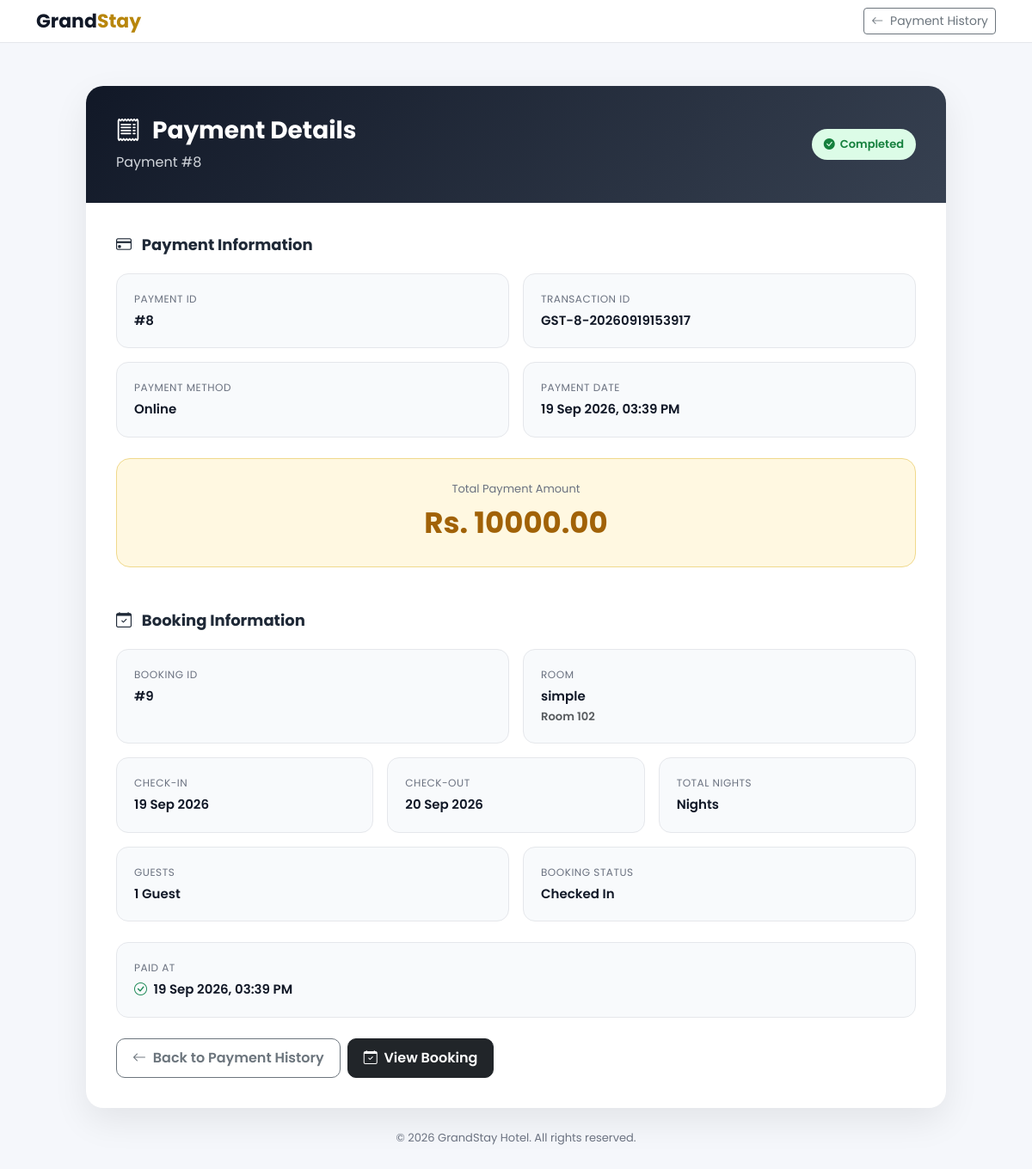
The page /payments/8/ (signed in) on the database as committed earlier.
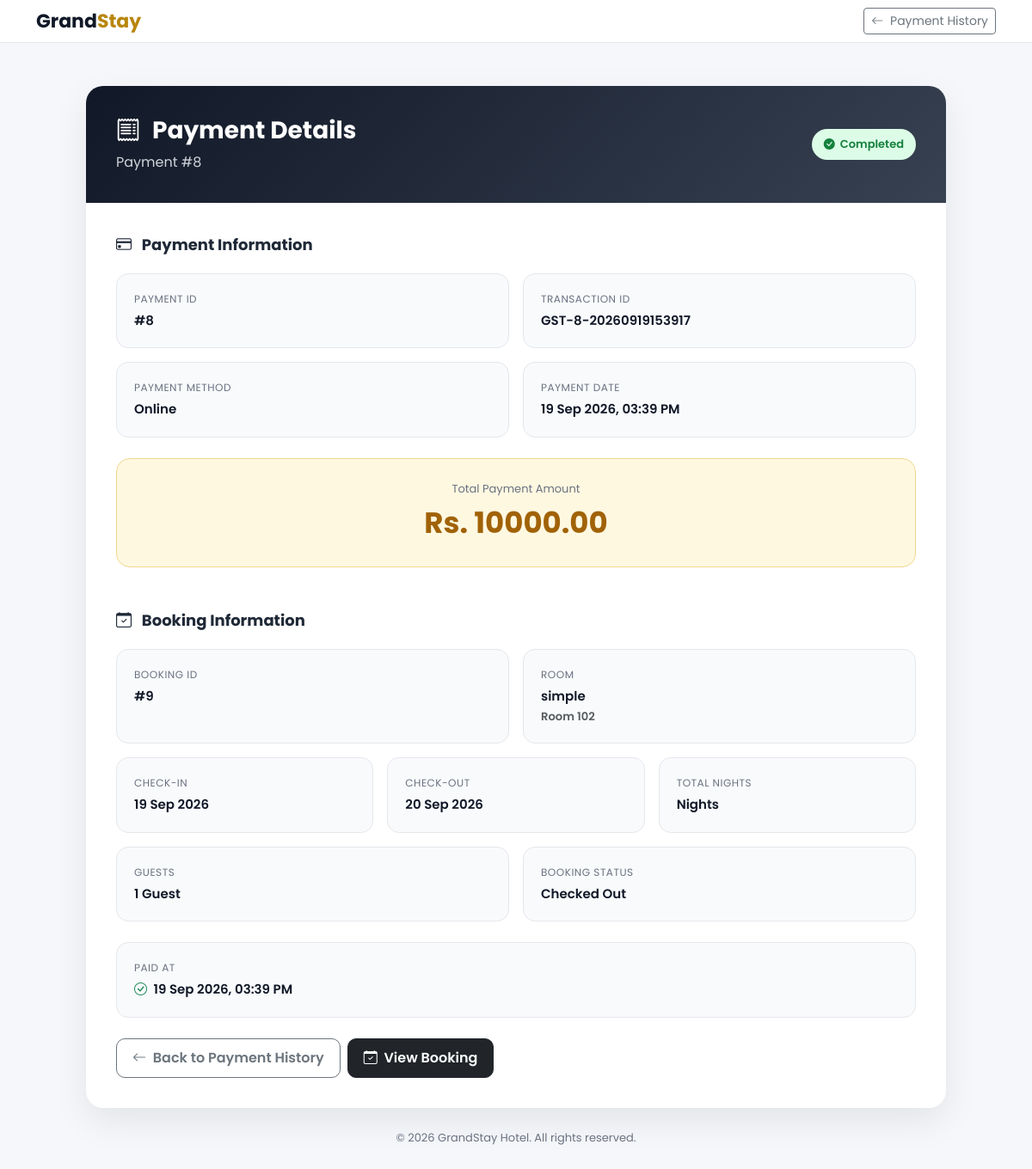
The same page on the database as committed later.
### payments/models.py (models this page shows, shortened)
class Payment(models.Model):
    METHOD_CHOICES = [
        ('cash', 'Cash'),
        ('card', 'Card'),
        ('online', 'Online'),
    ]
    STATUS_CHOICES = [
        ('pending', 'Pending'),
        ('completed', 'Completed'),
        ('failed', 'Failed'),
        ('refunded', 'Refunded'),
    ]
    booking = models.OneToOneField(
        Booking,
        on_delete=models.CASCADE,
        related_name='payment'
    )
    amount = models.DecimalField(
        max_digits=10,
        decimal_places=2
    )
    method = models.CharField(
        max_length=20,
        choices=METHOD_CHOICES
    )
    status = models.CharField(
        max_length=20,
        choices=STATUS_CHOICES,
        default='pending'
    )
    transaction_id = models.CharField(
        max_length=200,
        blank=True,
        null=True
    )
    paid_at = models.DateTimeField(
        blank=True,
        null=True
    )
    created_at = models.DateTimeField(
        auto_now_add=True
    )

### bookings/models.py (models this page shows, shortened)
class Booking(models.Model):
    STATUS_CHOICES = [
        ('pending', 'Pending'),
        ('confirmed', 'Confirmed'),
        ('checked_in', 'Checked In'),
        ('checked_out', 'Checked Out'),
        ('cancelled', 'Cancelled'),
    ]
    PAYMENT_STATUS_CHOICES = [
        ('pending', 'Pending'),
        ('paid', 'Paid'),
        ('failed', 'Failed'),
        ('refunded', 'Refunded'),
    ]
    user = models.ForeignKey(
        User,
        on_delete=models.CASCADE,
        related_name='bookings'
    )
    room = models.ForeignKey(
        Room,
        on_delete=models.PROTECT,
        related_name='bookings'
    )
    check_in = models.DateField(
        verbose_name="Check-in Date"
    )
    check_in_time = models.TimeField(
        default="14:00",
        verbose_name="Check-in Time"
    )
    check_out = models.DateField(
        verbose_name="Check-out Date"
    )
    check_out_time = models.TimeField(
        default="12:00",
        verbose_name="Check-out Time"
    )
    guests = models.PositiveIntegerField(
        default=1
    )
    total_amount = models.DecimalField(
        max_digits=10,
        decimal_places=2,
        default=0
    )
    status = models.CharField(
        max_length=20,
        choices=STATUS_CHOICES,
        default='pending'
    )
    payment_status = models.CharField(
        max_length=20,
        choices=PAYMENT_STATUS_CHOICES,
        default='pending'
    )
    special_request = models.TextField(
        blank=True
    )
    created_at = models.DateTimeField(
        auto_now_add=True
    )
    updated_at = models.DateTimeField(
        auto_now=True
    )

### rooms/models.py (models this page shows, shortened)
class Room(models.Model):
    STATUS_CHOICES = [
        ('available', 'Available'),
        ('maintenance', 'Maintenance'),
        ('inactive', 'Inactive'),
    ]
    category = models.ForeignKey(
        RoomCategory,
        on_delete=models.PROTECT,
        related_name='rooms'
    )
    room_number = models.CharField(
        max_length=20,
        unique=True
    )
    name = models.CharField(
        max_length=150
    )
    description = models.TextField(
        blank=True
    )
    price = models.DecimalField(
        max_digits=10,
        decimal_places=2
    )
    capacity = models.PositiveIntegerField(
        default=2
    )
    size = models.PositiveIntegerField(
        default=30,
        help_text="Room size in square meters"
    )
    bed_type = models.CharField(
        max_length=100,
        default="Double Bed"
    )
    floor = models.PositiveIntegerField(
        default=1
    )
    image = models.ImageField(
        upload_to='rooms/',
        blank=True,
        null=True
    )
    status = models.CharField(
        max_length=20,
        choices=STATUS_CHOICES,
        default='available'
    )
    is_featured = models.BooleanField(
        default=False
    )
    has_wifi = models.BooleanField(
        default=True
    )
    has_ac = models.BooleanField(
        default=True
    )
    has_tv = models.BooleanField(
        default=True
    )
    has_breakfast = models.BooleanField(
        default=False
    )
    has_balcony = models.BooleanField(
        default=False
    )
    created_at = models.DateTimeField(
        auto_now_add=True
    )
    updated_at = models.DateTimeField(
        auto_now=True
    )
    class Meta:
        verbose_name = "Room"
        verbose_name_plural = "Rooms"
        ordering = ['room_number']

### payments/views.py (the view)
@login_required(login_url="login")
def customer_payment_detail(
    request,
    payment_id
):
    payment = get_object_or_404(
        Payment.objects.select_related(
            "booking",
            "booking__room",
            "booking__room__category"
        ),
        id=payment_id,
        booking__user=request.user
    )
    return render(
        request,
        "payments/payment_detail.html",
        {
            "payment": payment,
        }
    )

### templates/payments/payment_detail.html (shortened to what the changed rows need)
{% load static %}
<!DOCTYPE html>
<html lang="en">
<head>
    <link
        href="https://cdn.jsdelivr.net/npm/bootstrap@5.3.3/dist/css/bootstrap.min.css"
        rel="stylesheet"
    >
    <link
        href="https://cdn.jsdelivr.net/npm/bootstrap-icons@1.11.3/font/bootstrap-icons.css"
        rel="stylesheet"
    >
</head>
<body>
<div class="page-wrapper">
    <div class="payment-card">
        <div class="payment-header">
            <div class="d-flex justify-content-between align-items-center flex-wrap gap-3">
                <div>
                    <h1>
                        <i class="bi bi-receipt me-2"></i>
                        Payment Details
                    </h1>
                    <p>
                        Payment #{{ payment.id }}
                    </p>
                </div>
            </div>
        </div>
        <div class="content">
            <div class="row g-3 mb-4">
                <div class="col-md-6">
                    <div class="info-box">
                        <span class="info-label">
                            Payment ID
                        </span>
                        <div class="info-value">
                            #{{ payment.id }}
                        </div>
                    </div>
                </div>
                <div class="col-md-6">
                    <div class="info-box">
                        <span class="info-label">
                            Transaction ID
                        </span>
                        <div class="info-value">
                            {% if payment.transaction_id %}
                                {{ payment.transaction_id }}
                            {% else %}
                                Not available
                            {% endif %}
                        </div>
                    </div>
                </div>
                <div class="col-md-6">
                    <div class="info-box">
                        <span class="info-label">
                            Payment Method
                        </span>
                        <div class="info-value">
                            {{ payment.get_method_display }}
                        </div>
                    </div>
                </div>
                <div class="col-md-6">
                    <div class="info-box">
                        <span class="info-label">
                            Payment Date
                        </span>
                        <div class="info-value">
                            {{ payment.created_at|date:"d M Y, h:i A" }}
                        </div>
                    </div>
                </div>
            </div>
            <div class="amount-box mb-5">
                <div class="amount-label">
                    Total Payment Amount
                </div>
                <div class="amount">
                    Rs. {{ payment.amount|floatformat:2 }}
                </div>
            </div>
            <div class="row g-3 mb-4">
                <div class="col-md-6">
                    <div class="info-box">
                        <span class="info-label">
                            Booking ID
                        </span>
                        <div class="info-value">
                            #{{ payment.booking.id }}
                        </div>
                    </div>
                </div>
                <div class="col-md-6">
                    <div class="info-box">
                        <span class="info-label">
                            Room
                        </span>
                        <div class="info-value">
                            {{ payment.booking.room.name }}
                            <br>
                            <small class="text-muted">
                                Room
                                {{ payment.booking.room.room_number }}
                            </small>
                        </div>
                    </div>
                </div>
                <div class="col-md-4">
                    <div class="info-box">
                        <span class="info-label">
                            Check-in
                        </span>
                        <div class="info-value">
                            {{ payment.booking.check_in|date:"d M Y" }}
                        </div>
                    </div>
                </div>
                <div class="col-md-4">
                    <div class="info-box">
                        <span class="info-label">
                            Check-out
                        </span>
                        <div class="info-value">
                            {{ payment.booking.check_out|date:"d M Y" }}
                        </div>
                    </div>
                </div>
                <div class="col-md-6">
                    <div class="info-box">
                        <span class="info-label">
                            Guests
                        </span>
                        <div class="info-value">
                            {{ payment.booking.guests }}
                            {% if payment.booking.guests == 1 %}
                                Guest
                            {% else %}
                                Guests
                            {% endif %}
                        </div>
                    </div>
                </div>
                <div class="col-md-6">
                    <div class="info-box">
                        <span class="info-label">
                            Booking Status
                        </span>
                        <div class="info-value">
                            {{ payment.booking.get_status_display }}
                        </div>
                    </div>
                </div>
            </div>
            {% if payment.paid_at %}
                <div class="info-box mb-4">
                    <span class="info-label">
                        Paid At
                    </span>
                    <div class="info-value">
                        <i class="bi bi-check-circle text-success me-1"></i>
                        {{ payment.paid_at|date:"d M Y, h:i A" }}
                    </div>
                </div>
            {% endif %}
        </div>
    </div>
</div>
</body>
</html>

Rows that differ between the two databases and show on the page:
changed through a linked row, Payment "GST-8-20260919153917": booking.status "Checked In" → "Checked Out"
